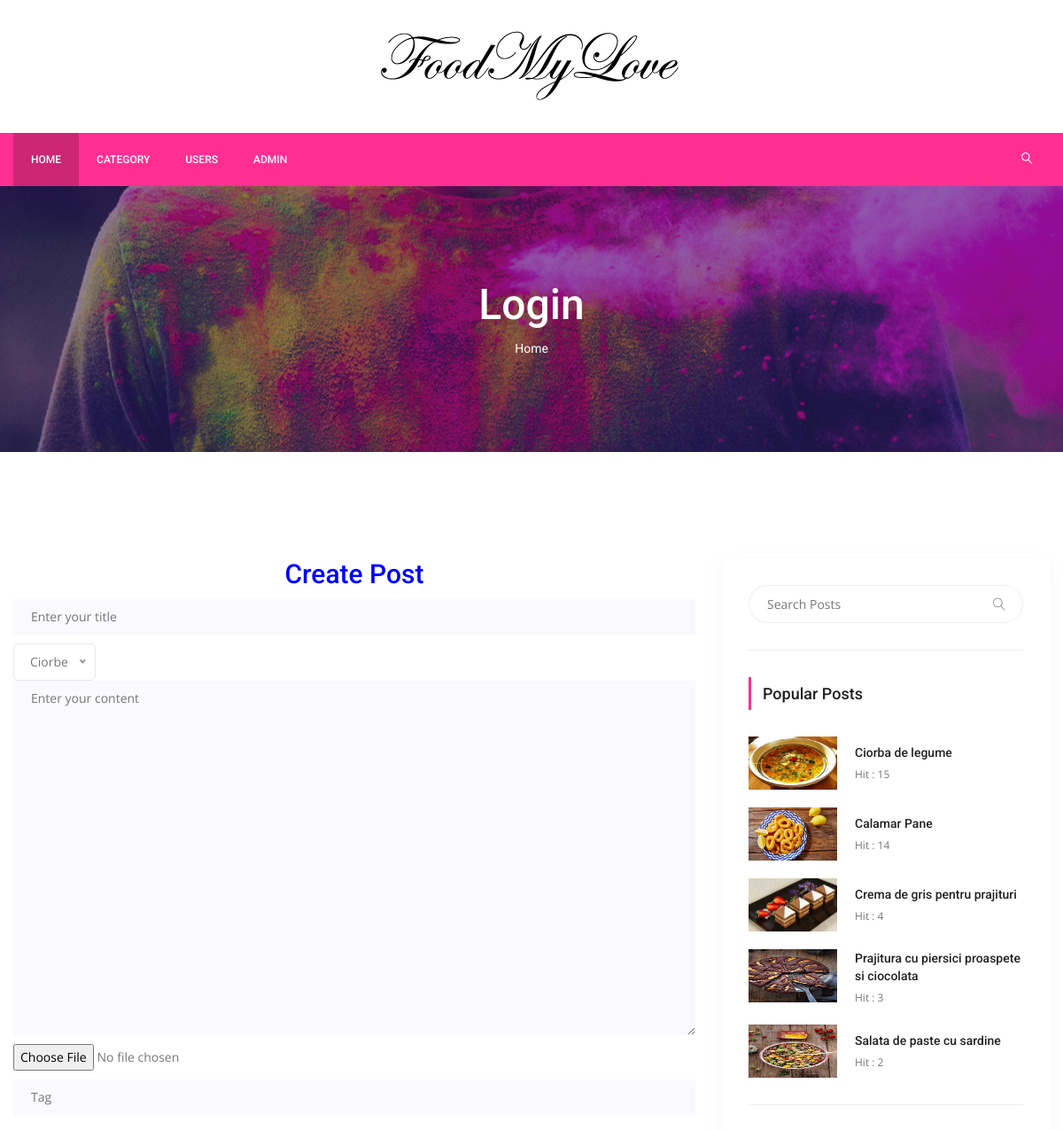
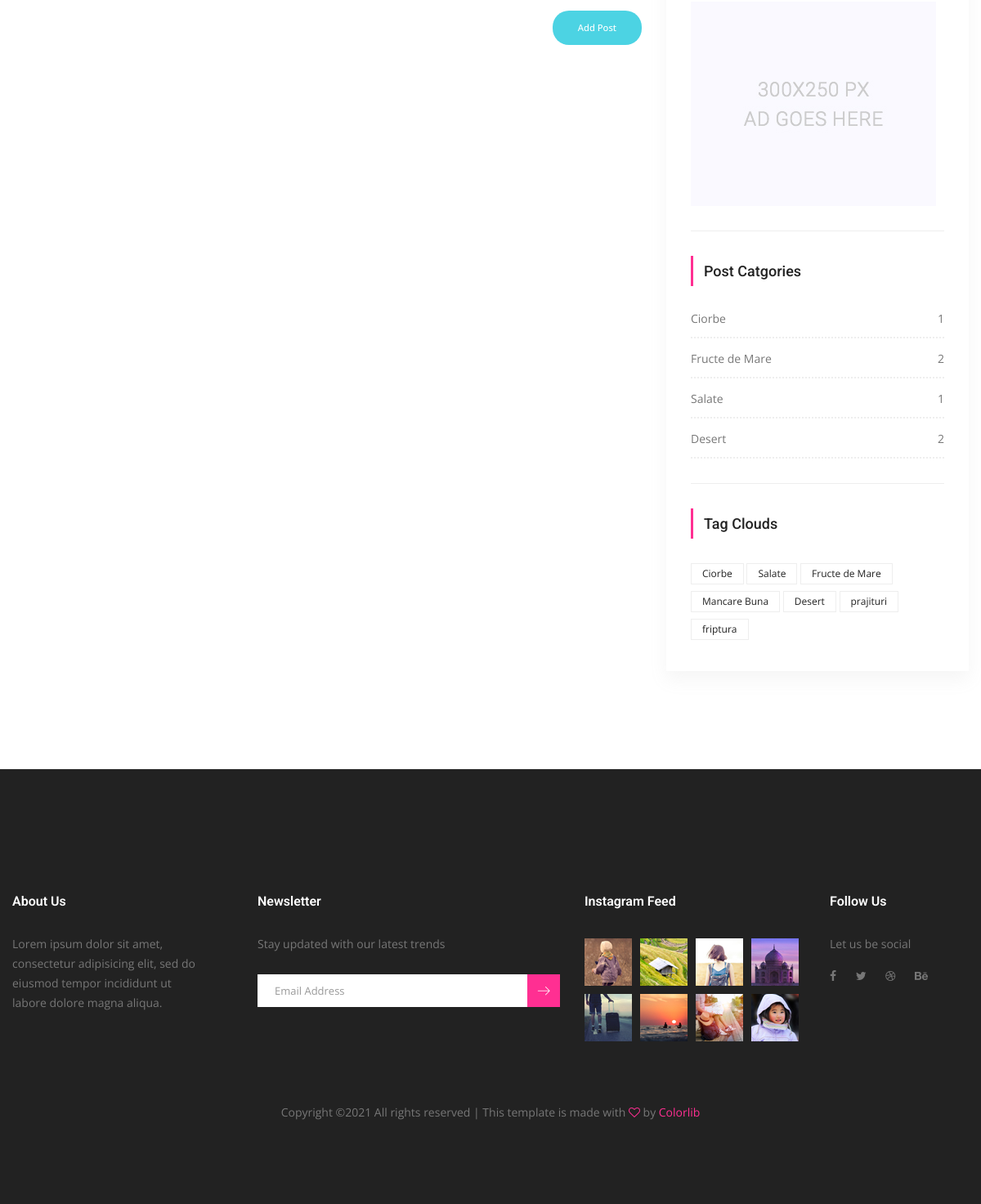
The app's page /post-create (signed in) with its own data (2 pictures, top to bottom).
### posts/models.py (models this page shows, shortened)
class Post(models.Model):
    title = models.CharField(max_length=150)
    content = models.TextField()
    publishing_date = models.DateTimeField(auto_now=True)
    image = models.ImageField(blank=True, null=True, upload_to='uploads/')
    user = models.ForeignKey(settings.AUTH_USER_MODEL,
                             on_delete=models.CASCADE)
    slug = models.SlugField(default='slug', editable=False)
    category = models.ForeignKey(Category,
                                 on_delete=models.CASCADE,
                                 default=1,
                                 related_name='posts')
    tag = models.ManyToManyField(Tag, related_name='posts', blank=True)
    slider_post = models.BooleanField(default=False)
    hit = models.PositiveIntegerField(default=0)

class Category(models.Model):
    title = models.CharField(max_length=150)
    slug = models.SlugField(editable=False)
    def __str__(self):
        return self.title
    def post_count(self):
        return self.posts.all().count()

class Tag(models.Model):
    title = models.CharField(max_length=50)
    slug = models.SlugField(editable=False)
    def __str__(self):
        return self.title

### posts/views.py (the view, shortened to what this page needs)
# urls.py: path('post-create', CreatePostView.as_view(), name='create_post'),
@method_decorator(login_required(login_url='users/login'), name='dispatch')
class CreatePostView(CreateView):
    template_name = 'posts/create-post.html'
    form_class = PostCreationForm
    model = Post

### posts/forms.py
class PostCreationForm(forms.ModelForm):
    class Meta:
        model = Post
        widgets = {
            'title':
            forms.TextInput(attrs={
                'class': 'single-input',
                'placeholder': 'Enter your title'
            }),
            'content':
            forms.Textarea(attrs={
                'class': 'single-input',
                'placeholder': 'Enter your content'
            }),
        }
        fields = [
            'title',
            'category',
            'content',
            'image',
        ]

### posts/templatetags/custom_tags.py (called while the page is built)
@register.simple_tag(name='categories')
def all_categories():
    return Category.objects.all()

@register.simple_tag(name='tags')
def all_tags():
    return Tag.objects.all()

@register.simple_tag(name='hit_posts')
def hit_posts():
    return Post.objects.order_by('-hit')[:5]

### templates/posts/create-post.html (shortened to what this page needs)
{% extends 'base.html' %}
{% load static %}
{% block content %}
        <section class="banner_area">
            <div class="banner_inner d-flex align-items-center">
            	<div class="overlay bg-parallax" data-stellar-ratio="0.9" data-stellar-vertical-offset="0" data-background=""></div>
				<div class="container">
					<div class="banner_content text-center">
						<h2>Login</h2>
						<div class="page_link">
							<a href="{% url 'index' %}">Home</a>
						</div>
					</div>
				</div>
            </div>
        </section>
        <section class="blog_area p_120">
            <div class="container">
                <div class="row">
                    <div class="col-lg-8">
                        <h2 style="text-align: center; color: blue;">Create Post</h2>
                        <div class="blog_left_sidebar">
                            <form method="POST" enctype="multipart/form-data">
                                {% for field in form %}
                                <div class="mt-10">
                                    {{ field }}
                                </div>
                                {% endfor %}
                                <div class="mt-10">
                                    <input type="text" name="tag" placeholder="Tag" onfocus="this.placeholder = ''" onblur="this.placeholder = 'Tag'" required="" class="single-input">
                                </div>
                                <input type="submit" class="genric-btn success circle" style= "float: right; margin-top: 30px;"value="Add Post">
                            </form>
                        </div>
                    </div>
                    {% include 'right_side.html' %}
                </div>
            </div>
        </section>
        {% endblock %}

### templates/base.html (shortened to what this page needs)
{% load static %}
{% load custom_tags %}
<!doctype html>
<html lang="en">
    <head>
        <link rel="stylesheet" href="{% static "css/bootstrap.css" %}">
        <link rel="stylesheet" href="{% static "vendors/linericon/style.css" %}">
        <link rel="stylesheet" href="{% static "css/font-awesome.min.css" %}">
        <link rel="stylesheet" href="{% static "vendors/owl-carousel/owl.carousel.min.css" %}">
        <link rel="stylesheet" href="{% static "vendors/lightbox/simpleLightbox.css" %}">
        <link rel="stylesheet" href="{% static "vendors/nice-select/css/nice-select.css" %}">
        <link rel="stylesheet" href="{% static "vendors/animate-css/animate.css" %}">
        <link rel="stylesheet" href="{% static "vendors/jquery-ui/jquery-ui.css" %}">
        <link rel="stylesheet" href="{% static "css/style.css" %}">
        <link rel="stylesheet" href="{% static "css/responsive.css" %}">
    </head>
    <body>
        <header class="header_area">
            <div class="logo_part">
            	<div class="container">
            		<a class="logo" href="{% url 'index' %}"><img src="{% static "img/logo.png" %}" alt=""></a>
            	</div>
            </div>
			<div class="main_menu">
				<nav class="navbar navbar-expand-lg navbar-light">
					<div class="container">
						<div class="collapse navbar-collapse offset" id="navbarSupportedContent">
							<ul class="nav navbar-nav menu_nav">
								<li class="nav-item active"><a class="nav-link" href="{% url 'index' %}">Home</a></li>
                                <li class="nav-item submenu dropdown">
									<a href="#" class="nav-link dropdown-toggle" data-toggle="dropdown" role="button" aria-haspopup="true" aria-expanded="false">Category</a>
                                    {% categories as categories %}
                               </li>
								<li class="nav-item"><a class="nav-link" href="{% url 'users:user_list' %}">Users</a></li>
                                {% if user.is_authenticated %}
								<li class="nav-item submenu dropdown">
									<a href="#" class="nav-link dropdown-toggle" data-toggle="dropdown" role="button" aria-haspopup="true" aria-expanded="false">{{ user.username }}</a>
								</li>
                                {% else %}
								<li class="nav-item"><a class="nav-link" href="{% url 'users:register' %}">Register</a></li>
								<li class="nav-item"><a class="nav-link" href="{% url 'users:login' %}">Login</a></li>
                                {% endif %}
							</ul>
							<ul class="nav navbar-nav navbar-right ml-auto">
								<li class="nav-item"><a href="#" class="search"><i class="lnr lnr-magnifier"></i></a></li>
							</ul>
						</div>
					</div>
				</nav>
			</div>
        </header>
        {% block content %}
        {% endblock %}
        <footer class="footer-area">
            <div class="container">
                <div class="row">
                    <div class="col-lg-3  col-md-6 col-sm-6">
                        <div class="single-footer-widget">
                            <h6 class="footer_title">About Us</h6>
                            <p>Lorem ipsum dolor sit amet, consectetur adipisicing elit, sed do eiusmod tempor incididunt ut labore dolore magna aliqua.</p>
                        </div>
                    </div>
                    <div class="col-lg-4 col-md-6 col-sm-6">
                        <div class="single-footer-widget">
                            <h6 class="footer_title">Newsletter</h6>
                            <p>Stay updated with our latest trends</p>
                            <div id="mc_embed_signup">
                                <form target="_blank" action="https://spondonit.us12.list-manage.com/subscribe/post?u=1462626880ade1ac87bd9c93a&amp;id=92a4423d01" method="get" class="subscribe_form relative">
                                    <div class="input-group d-flex flex-row">
                                        <input name="EMAIL" placeholder="Email Address" onfocus="this.placeholder = ''" onblur="this.placeholder = 'Email Address '" required="" type="email">
                                        <button class="btn sub-btn"><span class="lnr lnr-arrow-right"></span></button>
                                    </div>
                                </form>
                            </div>
                        </div>
                    </div>
                    <div class="col-lg-3 col-md-6 col-sm-6">
                        <div class="single-footer-widget instafeed">
                            <h6 class="footer_title">Instagram Feed</h6>
                            <ul class="list instafeed d-flex flex-wrap">
                                <li><img src="{% static "img/instagram/Image-01.jpg" %}" alt=""></li>
                                <li><img src="{% static "img/instagram/Image-02.jpg" %}" alt=""></li>
                                <li><img src="{% static "img/instagram/Image-03.jpg" %}" alt=""></li>
                                <li><img src="{% static "img/instagram/Image-04.jpg" %}" alt=""></li>
                                <li><img src="{% static "img/instagram/Image-05.jpg" %}" alt=""></li>
                                <li><img src="{% static "img/instagram/Image-06.jpg" %}" alt=""></li>
                                <li><img src="{% static "img/instagram/Image-07.jpg" %}" alt=""></li>
                                <li><img src="{% static "img/instagram/Image-08.jpg" %}" alt=""></li>
                            </ul>
                        </div>
                    </div>
                    <div class="col-lg-2 col-md-6 col-sm-6">
                        <div class="single-footer-widget f_social_wd">
                            <h6 class="footer_title">Follow Us</h6>
                            <p>Let us be social</p>
                            <div class="f_social">
                            	<a href="#"><i class="fa fa-facebook"></i></a>
								<a href="#"><i class="fa fa-twitter"></i></a>
								<a href="#"><i class="fa fa-dribbble"></i></a>
								<a href="#"><i class="fa fa-behance"></i></a>
                            </div>
                        </div>
                    </div>
                </div>
                <div class="row footer-bottom d-flex justify-content-between align-items-center">
                    <p class="col-lg-12 footer-text text-center">
Copyright &copy;<script>document.write(new Date().getFullYear());</script> All rights reserved | This template is made with <i class="fa fa-heart-o" aria-hidden="true"></i> by <a href="https://colorlib.com" target="_blank">Colorlib</a>
</p>
                </div>
            </div>
        </footer>
    </body>
</html>

### templates/right_side.html
{% load static %}
{% load custom_tags %}
 <div class="col-lg-4">
    <div class="blog_right_sidebar">
        <aside class="single_sidebar_widget search_widget">
            <form action="{% url 'search' %}" method="GET">
                <div class="input-group">
                    <input type="text" class="form-control" placeholder="Search Posts" name='q'>
                    <span class="input-group-btn">
                        <button class="btn btn-default" type="button"><i class="lnr lnr-magnifier"></i></button>
                    </span>
                </div>
            </form>
            <div class="br"></div>
        </aside>
        <aside class="single_sidebar_widget popular_post_widget">
            <h3 class="widget_title">Popular Posts</h3>
            {% hit_posts as posts %}
            {% for post in posts %}
            <div class="media post_item">
                <img src="{{ post.image.url }}" alt="post" style="width: 100px; height: 60px;">
                <div class="media-body">
                    <a href="{% url 'detail' post.pk post.slug %}"><h3>{{ post.title }}</h3></a>
                    <p>Hit : {{ post.hit }}</p>
                </div>
            </div>
            {% endfor %}
            <div class="br"></div>
        </aside>
        <aside class="single_sidebar_widget">
            <a href="#"><img class="img-fluid" src="{% static "img/blog/add.jpg" %}" alt=""></a>
            <div class="br"></div>
        </aside>
        <aside class="single_sidebar_widget post_category_widget">
            <h4 class="widget_title">Post Catgories</h4>
            <ul class="list cat-list">
                {% categories as categories %}
                {% for category in categories %}
                <li>
                    <a href="{% url 'category_detail' pk=category.id slug=category.slug %}" class="d-flex justify-content-between">
                        <p>{{ category.title }}</p>
                        <p>{{ category.post_count }}</p>
                    </a>
                </li>
                {% endfor %}
            </ul>
            <div class="br"></div>
        </aside>
        <aside class="single-sidebar-widget tag_cloud_widget">
            <h4 class="widget_title">Tag Clouds</h4>
            <ul class="list">
                {% tags as labels %}
                {% for label in labels %}
                <li><a href="{% url 'tag_detail' label.slug %}">{{ label }}</a></li>
                {% endfor %}
            </ul>
        </aside>
    </div>
</div>

### static/css/responsive.css (style rules this page uses)
@media (max-width:1619px) { .header_area .navbar .search { margin-left: 40px; } }

### records on screen
Post: image (picture), title "Ciorba de legume", hit "15"
Post: image (picture), title "Calamar Pane", hit "14"
Post: image (picture), title "Crema de gris pentru prajituri", hit "4"
Post: image (picture), title "Prajitura cu piersici proaspete si ciocolata", hit "3"
Post: image (picture), title "Salata de paste cu sardine", hit "2"
Category: title "Ciorbe", post_count "1"
Category: title "Fructe de Mare", post_count "2"
Category: title "Salate", post_count "1"
Category: title "Desert", post_count "2"
Tag: title "Ciorbe"
Tag: title "Salate"
Tag: title "Fructe de Mare"
Tag: title "Mancare Buna"
Tag: title "Desert"
Tag: title "prajituri"
Tag: title "friptura"

### other values on screen
{{ user.username }} "ADMIN"
